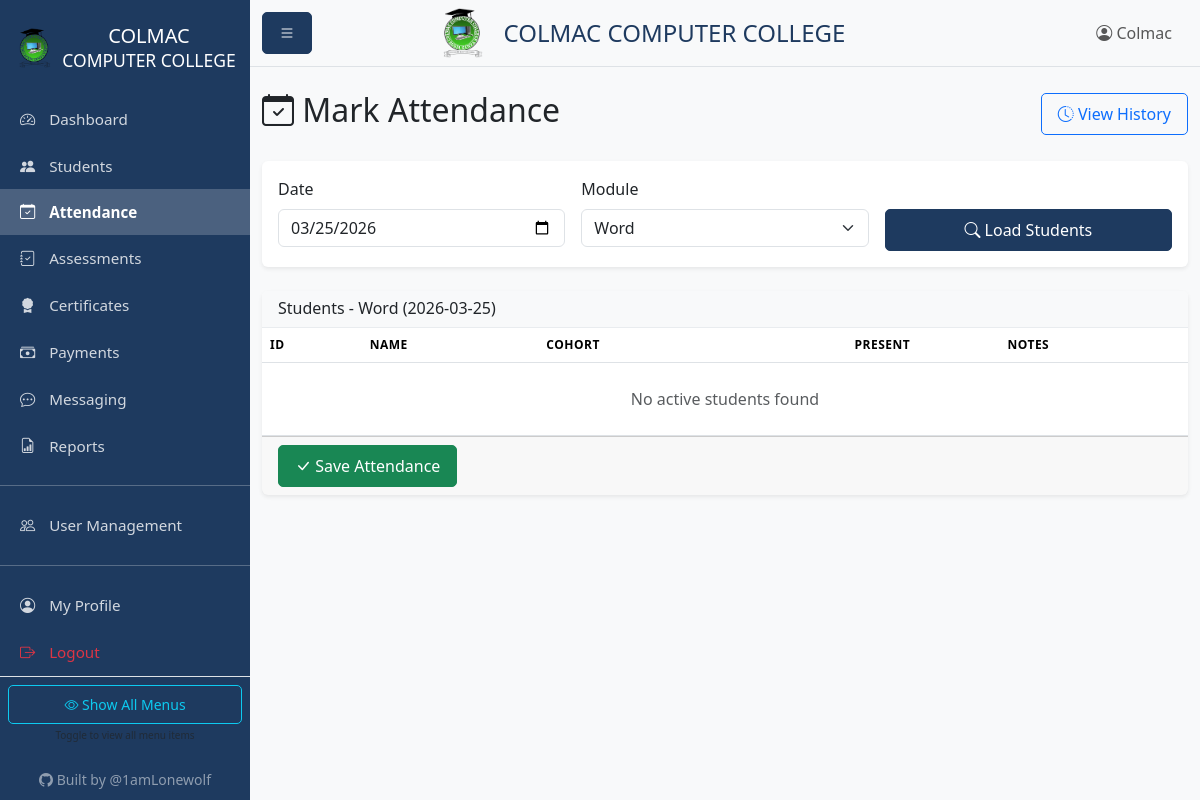
/attendance (signed in), run on an earlier commit of the app's database.
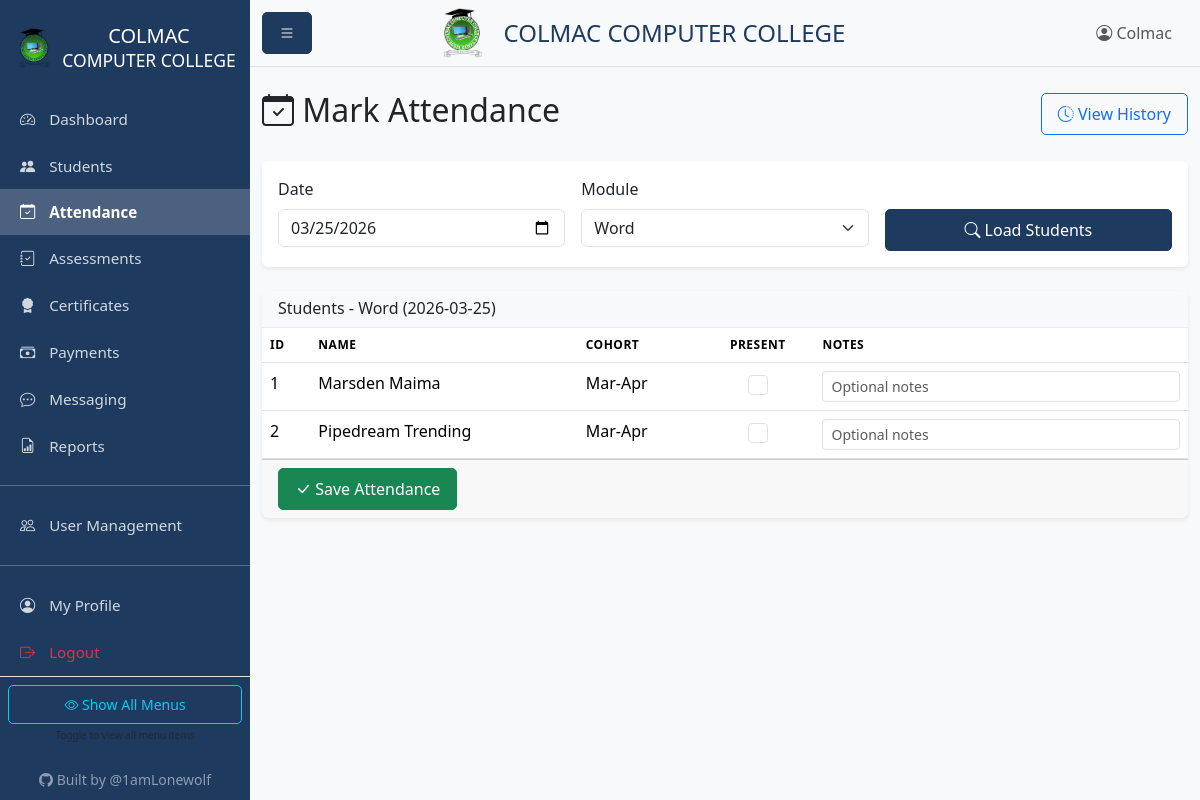
And on a later commit of the database.
### models.py (models this page shows, shortened)
class Student(db.Model):
    id = db.Column(db.Integer, primary_key=True)
    name = db.Column(db.String(100), nullable=False)
    phone = db.Column(db.String(20))
    email = db.Column(db.String(120))
    id_number = db.Column(db.String(50))  # National ID or student ID
    gender = db.Column(db.String(10))
    enrollment_date = db.Column(db.DateTime, default=datetime.utcnow)
    cohort = db.Column(db.String(50))  # e.g., "Jan-Mar 2026"
    status = db.Column(db.String(20), default='active')  # active, completed, dropped
    created_at = db.Column(db.DateTime, default=datetime.utcnow)
    updated_at = db.Column(db.DateTime, default=datetime.utcnow, onupdate=datetime.utcnow)
    attendances = db.relationship('Attendance', backref='student', lazy=True, cascade='all, delete-orphan')
    assessments = db.relationship('Assessment', backref='student', lazy=True, cascade='all, delete-orphan')
    certificates = db.relationship('Certificate', backref='student', lazy=True, cascade='all, delete-orphan')
    payments = db.relationship('Payment', backref='student', lazy=True, cascade='all, delete-orphan')

### blueprints/attendance.py (the view)
@attendance_bp.route('')
@login_required
@instructor_required
def index():
    date = request.args.get('date', datetime.now().strftime('%Y-%m-%d'))
    module = request.args.get('module', 'Word')
    date_obj = datetime.strptime(date, '%Y-%m-%d').date()
    modules = ['Word', 'Excel', 'PowerPoint', 'Access', 'Publisher', 'Internet']
    students = Student.query.filter_by(status='active').all()
    existing = {}
    for record in Attendance.query.filter_by(date=date_obj, module=module).all():
        existing[record.student_id] = record
    return render_template('attendance/index.html',
                         students=students,
                         date=date,
                         module=module,
                         modules=modules,
                         existing=existing)

### app.py (called while the page is built)
@app.context_processor
def inject_config():
    return {
        'COURSE_FEE': app.config['COURSE_FEE'],
        'COURSE_NAME': app.config['COURSE_NAME']
    }

### models.py (called while the page is built)
def init_login_manager(app):
    login_manager.init_app(app)
    login_manager.login_view = 'auth.login'
    @login_manager.user_loader
    def load_user(user_id):
        return User.query.get(int(user_id))

    @property
    def is_admin(self):
        return self.role == 'admin'

    @property
    def is_instructor(self):
        return self.role in ['admin', 'instructor']

    @property
    def is_receptionist(self):
        return self.role in ['admin', 'receptionist']

    def get_permissions(self):
        import json
        try:
            return json.loads(self.custom_permissions or '{}')
        except:
            return {}

    def has_permission(self, key):
        perms = self.get_permissions()
        return perms.get(key, False)

### templates/attendance/index.html (shortened to what this page needs)
{% extends "base.html" %}
{% block content %}
<div class="d-flex justify-content-between align-items-center mb-4">
    <h2><i class="bi bi-calendar-check"></i> Mark Attendance</h2>
    <a href="{{ url_for('attendance.history') }}" class="btn btn-outline-primary">
        <i class="bi bi-clock-history"></i> View History
    </a>
</div>
<div class="card mb-4">
    <div class="card-body">
        <form method="GET" class="row g-3">
            <div class="col-md-4">
                <label class="form-label">Date</label>
                <input type="date" name="date" class="form-control" value="{{ date }}">
            </div>
            <div class="col-md-4">
                <label class="form-label">Module</label>
                <select name="module" class="form-select">
                    {% for mod in modules %}
                        <option value="{{ mod }}" {% if module == mod %}selected{% endif %}>{{ mod }}</option>
                    {% endfor %}
                </select>
            </div>
            <div class="col-md-4">
                <label class="form-label">&nbsp;</label>
                <button type="submit" class="btn btn-primary w-100">
                    <i class="bi bi-search"></i> Load Students
                </button>
            </div>
        </form>
    </div>
</div>
<form method="POST" action="{{ url_for('attendance.save') }}">
    <div class="card">
        <div class="card-header bg-light">
            <h6 class="mb-0">Students - {{ module }} ({{ date }})</h6>
        </div>
        <div class="card-body p-0">
            <div class="table-responsive">
                <table class="table table-hover mb-0">
                    <thead>
                        <tr>
                            <th>ID</th>
                            <th>Name</th>
                            <th>Cohort</th>
                            <th class="text-center">Present</th>
                            <th>Notes</th>
                        </tr>
                    </thead>
                    <tbody>
                        {% for student in students %}
                        <tr>
                            <td>{{ student.id }}</td>
                            <td>{{ student.name }}</td>
                            <td>{{ student.cohort }}</td>
                            <td class="text-center">
                                <input type="checkbox" name="present_{{ student.id }}"
                                       class="form-check-input"
                                       style="width: 20px; height: 20px;">
                            </td>
                            <td>
                                <input type="text" name="notes_{{ student.id }}" class="form-control form-control-sm"
                                       value="{{ existing[student.id].notes if student.id in existing and existing[student.id].notes else '' }}"
                                       placeholder="Optional notes">
                            </td>
                        </tr>
                        {% else %}
                        <tr>
                            <td colspan="5" class="text-center text-muted py-4">
                                No active students found
                            </td>
                        </tr>
                        {% endfor %}
                    </tbody>
                </table>
            </div>
        </div>
        <div class="card-footer">
            <button type="submit" class="btn btn-success">
                <i class="bi bi-check-lg"></i> Save Attendance
            </button>
        </div>
    </div>
</form>
{% endblock %}

What changed in the data, as far as the page shows it:
added Student: id "1", name "Marsden Maima", cohort "Mar-Apr"
added Student: id "2", name "Pipedream Trending", cohort "Mar-Apr"
Also different on the page:
text no longer shown: "No active students found"
